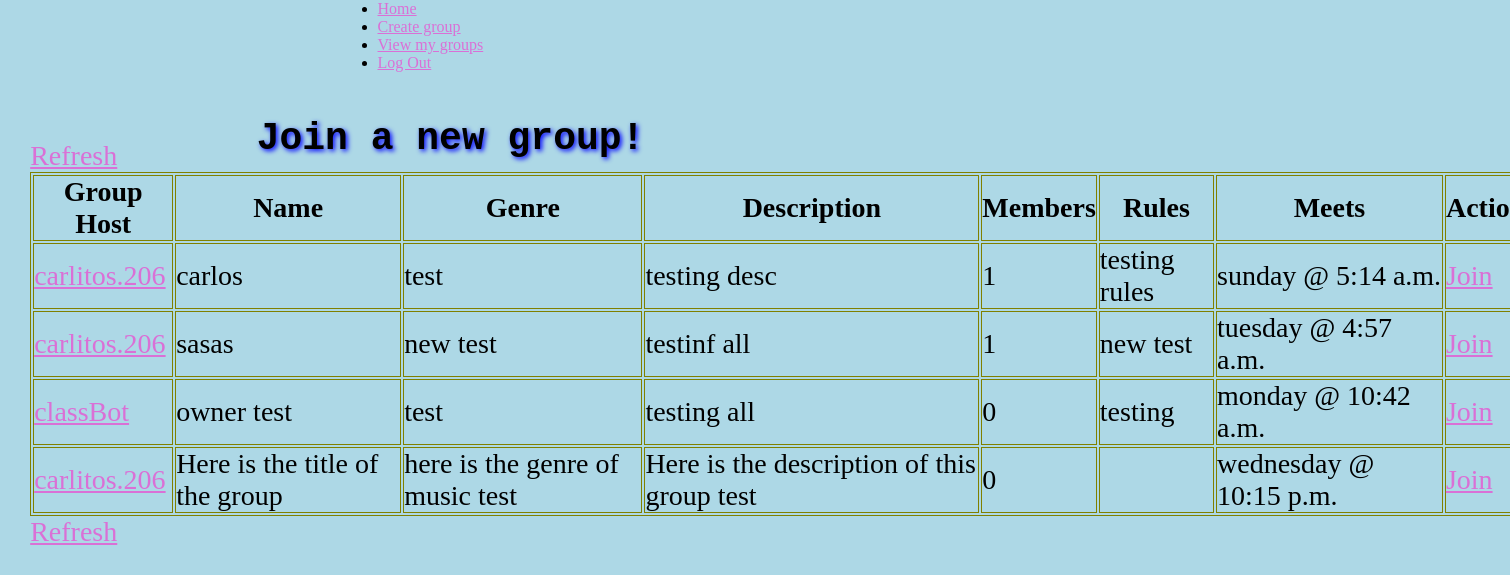
Page /allGroups (signed in) on the committed database.
### musicAPP/models.py (models this page shows)
class Group(models.Model):
    name = models.CharField(max_length=255)
    genre = models.CharField(max_length=255)
    desc = models.TextField()
    rules = models.TextField()
    owner = models.ForeignKey(Users, related_name = 'group_leader', on_delete=models.CASCADE)
    joined = models.ManyToManyField(Users, related_name='members')
    day = models.CharField(max_length=255)
    time=models.TimeField()
    created_at = models.DateTimeField(auto_now_add=True)
    updated_at = models.DateTimeField(auto_now=True)
    objects = GroupManager()

class Users(models.Model):
    first_name=models.CharField(max_length=255)
    last_name=models.CharField(max_length=255)
    email=models.CharField(max_length=255)
    gender=models.CharField(max_length=255)
    username=models.CharField(max_length=255)
    password=models.CharField(max_length=255)
    profile_pic=models.FileField()
    created_at=models.DateTimeField(auto_now_add=True)
    updated_at=models.DateTimeField(auto_now=True)
    objects=UserManager()

### musicAPP/views.py (the view)
# urls.py: path('allGroups', views.allGroups),
def allGroups(request):
    if not 'user_id' in request.session:
        return redirect("/")
    user = Users.objects.get(id=request.session['user_id'])
    allGroups = Group.objects.exclude(owner=user.id).exclude(joined=user)
    context = {
            "allGroups": allGroups,
            "user": user,
    }
    return render(request, "allGroups.html", context)

### musicAPP/templates/allGroups.html (shortened to what this page needs)
<!doctype html>
<html lang="en">
    <head>
        {% load static %}
        <link rel="stylesheet" href="https://unpkg.com/purecss@2.0.6/build/pure-min.css">
        <link rel="stylesheet" href="{% static 'css/allGroups.css' %}">
    </head>
    <body>
        <div id="skip-menu" class="skip-mobile pure-menu pure-menu-horizontal pure-menu-scrollable" id="main_table">
            <ul class="pure-menu-list">
                <li class="pure-menu-item">
                    <a href="/dashboard" class="pure-menu-link">Home</a>
                </li>
                <li class="pure-menu-item">
                    <a href="/new" class="pure-menu-link">Create group</a>
                </li>
                <li class="pure-menu-item">
                    <a href="/myGroups" class="pure-menu-link">View my groups</a>
                </li>
                <li class="pure-menu-item">
                    <a href="/logout" class="pure-menu-link">Log Out</a>
                </li>
        </div>
        <div id="main-title">
            <h2 id="main-title-h2">Join a new group!</h2>
        </div>
        <div id="main-table">
            <table>
                    <a href="/allGroups">Refresh</a>
                    <thead>
                        <th>Group Host</th>
                        <th>Name</th>
                        <th>Genre</th>
                        <th>Description</th>
                        <th>Members</th>
                        <th>Rules</th>
                        <th>Meets</th>
                        <th>Actions</th>
                    </thead>
                    <tbody>
                    {% for group in allGroups %}
                        <tr>
                            <td><a href="/users_groups/{{group.owner.id}}">{{group.owner.username}}</a></td>
                            <td>{{group.name}}</td>
                            <td>{{group.genre}}</td>
                            <td>{{group.desc}}</td>
                            <td>{{group.joined.all.count}}</td>
                            <td>{{group.rules}}</td>
                            <td>{{group.day}} @ {{group.time}}</td>
                            <td><a href="/join/{{group.id}}">Join</a></td>
                        </tr>
                        {% endfor %}
                </tbody>
            </table>
            <a href="/allGroups">Refresh</a>
        </div>
    </body>
</html>

### musicAPP/static/css/allGroups.css (style rules this page uses)
* { padding: 0px; margin: 0px; }
body { margin: 0 auto; background-color: pink; position: relative; }
@media only screen and (min-width:1024px) { .skip-mobile { display: block; } }
@media only screen and (min-width:1024px) { #skip-menu { display: block; position: relative; left: 25%; } }
@media only screen and (min-width:1024px) { h1, h2, h3, h4, h5 { text-shadow: 2px 2px 5px blue; font-family: "Lucida Console", "Courier New", monospace; } }
@media only screen and (min-width:1024px) { a { color:orchid; } }
@media only screen and (min-width:1024px) { body { background-color:lightblue; } }
@media only screen and (min-width:1024px) { table, th, td { border: 1px solid olive; } }
@media only screen and (min-width:1024px) { th { color:black; height: 35px; } }
@media only screen and (min-width:1024px) { #main-title-h2 { font-size: 38px; position: relative; width: fit-content; top: 35px; left: 5%; } }
@media only screen and (min-width:1024px) { #main-table { position: relative; font-size: 28px; top: 25px; left: 1%; } }
@media only screen and (min-width:481px) { .skip-mobile { display: none; } }
@media only screen and (min-width:481px) { h1, h2, h3, h4, h5 { text-shadow: 2px 2px 5px blue; font-family: "Lucida Console", "Courier New", monospace; } }
@media only screen and (min-width:481px) { a { color:orchid; } }
@media only screen and (min-width:481px) { body { background-color:lightblue; } }
@media only screen and (min-width:481px) { table, th, td { border: 1px solid olive; } }
@media only screen and (min-width:481px) { th { color:black; height: 35px; } }
@media only screen and (min-width:481px) { #main-title { position: relative; top: 10px; left: 12%; } }
@media only screen and (min-width:481px) { #main-table { position: relative; top: 25px; left: 2%; } }

### rows in the picture
Group: owner.username "carlitos.206", name "carlos", genre "test", desc "testing desc", joined.all.count "1", rules "testing rules", day "sunday", time "5:14 a.m."
Group: owner.username "carlitos.206", name "sasas", genre "new test", desc "testinf all", joined.all.count "1", rules "new test", day "tuesday", time "4:57 a.m."
Group: owner.username "classBot", name "owner test", genre "test", desc "testing all", joined.all.count "0", rules "testing", day "monday", time "10:42 a.m."
Group: owner.username "carlitos.206", name "Here is the title of the group", genre "here is the genre of music test", desc "Here is the description of this group test", joined.all.count "0", day "wednesday", time "10:15 p.m."
